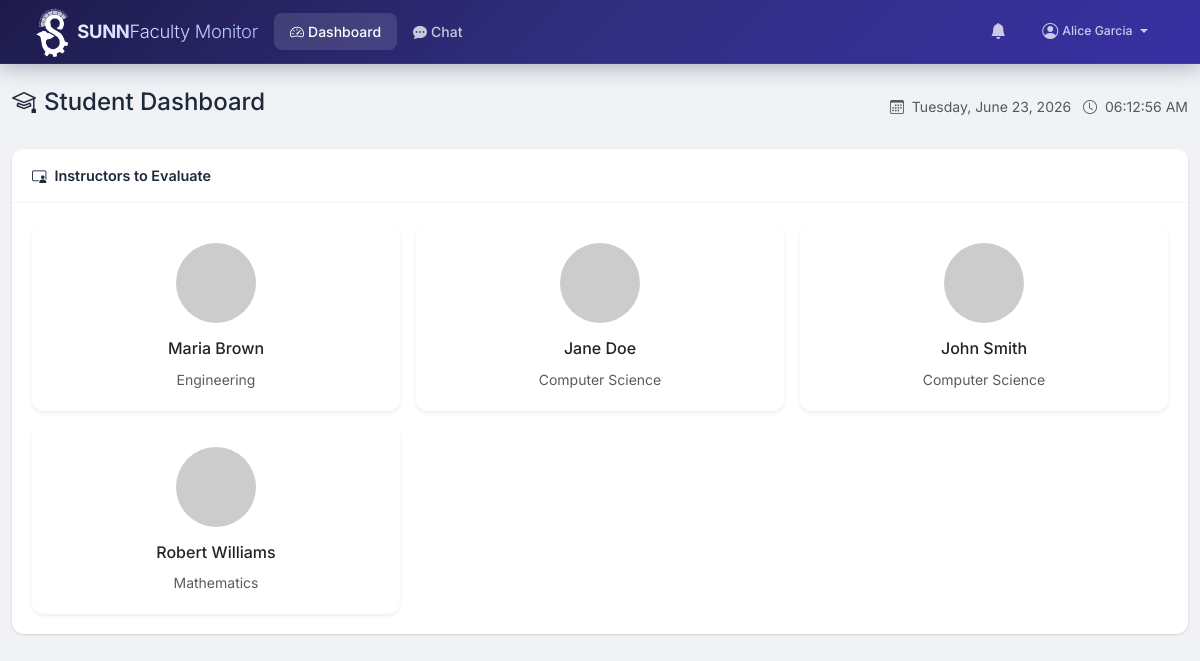
/student/dashboard.php (signed in), run on the app's committed database.
### tables this page shows
CREATE TABLE users (
    id INT PRIMARY KEY AUTO_INCREMENT,
    username VARCHAR(50) UNIQUE NOT NULL,
    password VARCHAR(255) NOT NULL,
    email VARCHAR(100) UNIQUE NOT NULL,
    first_name VARCHAR(50) NOT NULL,
    last_name VARCHAR(50) NOT NULL,
    role ENUM('admin', 'instructor', 'student', 'department_head') NOT NULL DEFAULT 'instructor',
    status ENUM('active', 'inactive', 'suspended') NOT NULL DEFAULT 'active',
    profile_image VARCHAR(255) DEFAULT NULL,
    preferences JSON DEFAULT NULL,
    last_login DATETIME DEFAULT NULL,
    last_activity DATETIME DEFAULT NULL,
    created_at TIMESTAMP DEFAULT CURRENT_TIMESTAMP,
    updated_at TIMESTAMP DEFAULT CURRENT_TIMESTAMP ON UPDATE CURRENT_TIMESTAMP
);

CREATE TABLE departments (
    id INT PRIMARY KEY AUTO_INCREMENT,
    name VARCHAR(100) NOT NULL,
    code VARCHAR(20) UNIQUE NOT NULL,
    description TEXT DEFAULT NULL,
    status ENUM('active', 'inactive') NOT NULL DEFAULT 'active',
    created_at TIMESTAMP DEFAULT CURRENT_TIMESTAMP
);

### student/dashboard.php (the view, shortened to what this page needs)
<?php
$db = getDB();
$instructors = $db->query("
    SELECT u.id as user_id, u.first_name, u.last_name, u.profile_image,
           d.name as department_name
    FROM users u
    JOIN instructors i ON u.id = i.user_id
    LEFT JOIN departments d ON i.department_id = d.id
    WHERE u.role = 'instructor' AND u.status = 'active'
    ORDER BY u.last_name
")->fetchAll();
require_once __DIR__ . '/../includes/header.php';
require_once __DIR__ . '/../includes/navbar.php';
?>
<div class="container-fluid py-4">
    <div class="d-flex justify-content-between align-items-center mb-4">
        <h4><i class="bi bi-mortarboard me-2"></i>Student Dashboard</h4>
        <div id="liveClock" class="text-muted small"></div>
    </div>
    <div class="card">
        <div class="card-header"><i class="bi bi-person-video3 me-2"></i>Instructors to Evaluate</div>
        <div class="card-body">
            <?php if (empty($instructors)): ?>
            <div class="empty-state"><i class="bi bi-people"></i><p>No instructors available</p></div>
            <?php else: ?>
            <div class="row g-3">
                <?php foreach ($instructors as $inst): ?>
                <div class="col-lg-4 col-md-6">
                    <div class="card h-100 border-0 shadow-sm">
                        <div class="card-body text-center">
                            <img src="https://ui-avatars.com/api/?name=<?= urlencode($inst['first_name'].'+'.$inst['last_name']) ?>&size=80&background=4e73df&color=fff"
                                 class="rounded-circle mb-3" style="width:80px;height:80px;object-fit:cover">
                            <h6><?= htmlspecialchars($inst['first_name'].' '.$inst['last_name']) ?></h6>
                            <small class="text-muted"><?= htmlspecialchars($inst['department_name'] ?? 'No Department') ?></small>
                        </div>
                    </div>
                </div>
                <?php endforeach; ?>
            </div>
            <?php endif; ?>
        </div>
    </div>
</div>
<?php require_once __DIR__ . '/../includes/footer.php'; ?>

### assets/css/style.css (style rules this page uses)
:root { --primary: #4f46e5; --primary-dark: #3730a3; --primary-light: #818cf8; --primary-bg: rgba(79, 70, 229, 0.08); --secondary: #0ea5e9; --success: #10b981; --success-bg: rgba(16, 185, 129, 0.1); --warning: #f59e0b; --warning-bg: rgba(245, 158, 11, 0.1); --danger: #ef4444; --danger-bg: rgba(239, 68, 68, 0.1); --info: #06b6d4; --info-bg: rgba(6, 182, 212, 0.1); --dark: #1e293b; --gray-50: #f8fafc; --gray-100: #f1f5f9; --gray-200: #e2e8f0; --gray-300: #cbd5e1; --gray-400: #94a3b8; --gray-500: #64748b; --gray-600: #475569; --gray-700: #334155; --gray-800: #1e293b; --gray-900: #0f172a; --body-bg: #f0f2f5; --card-shadow: 0 1px 3px rgba(0,0,0,.08), 0 1px 2px rgba(0,0,0,.06); --card-shadow-hover: 0 10px 25px rgba(0,0,0,.1), 0 4px 10px rgba(0,0,0,.06); --border-radius: 12px; --border-radius-sm: 8px; --border-radius-lg: 16px; --transition: all .2s ease; --nav-height: 64px; }
* { margin: 0; padding: 0; box-sizing: border-box; }
body { font-family: 'Inter', -apple-system, BlinkMacSystemFont, sans-serif; background: var(--body-bg); color: var(--gray-800); min-height: 100vh; -webkit-font-smoothing: antialiased; -moz-osx-font-smoothing: grayscale; }
.card { border: none; border-radius: var(--border-radius); box-shadow: var(--card-shadow); transition: var(--transition); }
.card-header { background: #fff; border-bottom: 1px solid var(--gray-100); padding: 1rem 1.25rem; font-weight: 600; font-size: .9rem; color: var(--gray-800); border-radius: var(--border-radius) var(--border-radius) 0 0 !important; }
.card-body { padding: 1.25rem; }

### data on the page
users: first_name+last_name "Maria Brown", departments.name "Engineering"
users: first_name+last_name "Jane Doe", departments.name "Computer Science"
users: first_name+last_name "John Smith", departments.name "Computer Science"
users: first_name+last_name "Robert Williams", departments.name "Mathematics"

### other printed values
$_SESSION['user_name'] "Alice Garcia"
